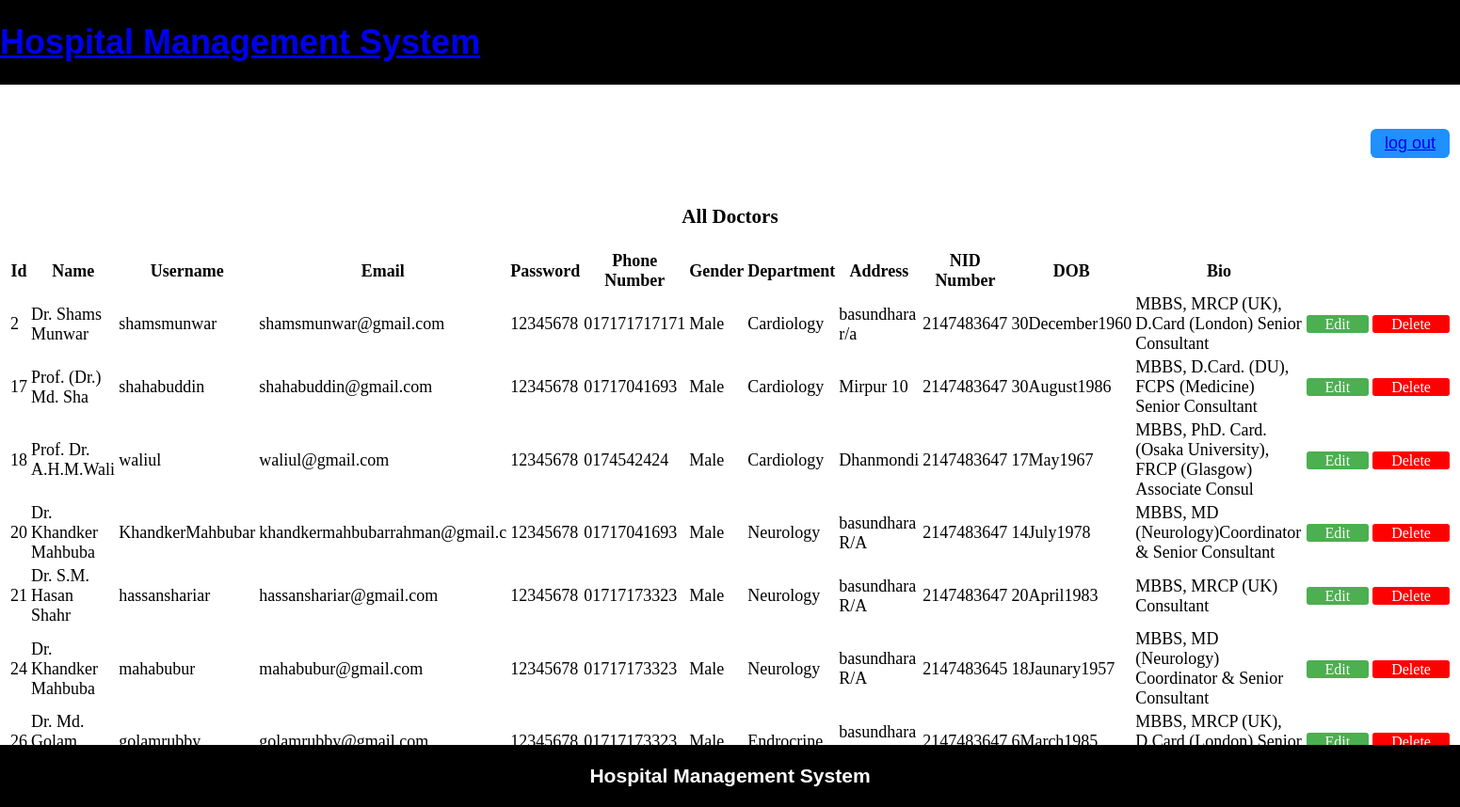
The app's page /project/allDoctors.php (signed in) with its own data.
### tables this page shows
CREATE TABLE `doctor` (
  `Id` int(11) NOT NULL,
  `Name` varchar(20) NOT NULL,
  `Username` varchar(20) NOT NULL,
  `Email` varchar(30) NOT NULL,
  `Password` varchar(20) NOT NULL,
  `Phone` varchar(15) NOT NULL,
  `Gender` varchar(10) NOT NULL,
  `Department` varchar(30) NOT NULL,
  `Address` varchar(50) NOT NULL,
  `NID` int(20) NOT NULL,
  `DOB` varchar(50) NOT NULL,
  `Bio` varchar(70) NOT NULL,
  `Feedback` varchar(50) DEFAULT NULL,
  `Request` varchar(70) DEFAULT NULL
);

### project/models/db_config.php (called while the page is built, shortened)
<?php
	$db_server="localhost";
	$db_uname="root";
	$db_pass="";
	$db_name="hms";
	function get($query)
	{
		global $db_server,$db_uname,$db_name,$db_pass;
		$conn=mysqli_connect($db_server,$db_uname,$db_pass,$db_name);
		$data=array();
		if($conn)
		{
			$result=mysqli_query($conn,$query);
			while ($row=mysqli_fetch_assoc($result)) {
				$data[]=$row;
			}
		}
		return $data;
	}
?>

### project/controllers/doctorController.php (called while the page is built, shortened)
<?php
	include 'models/db_config.php';
	function getDoctors()
	{
		$query="select * from doctor";
		$rs=get($query);
		return $rs;
	}
?>

### project/allDoctors.php (the view, shortened to what this page needs)
<?php
	require_once 'adminHeader.php';
	require_once 'controllers/doctorController.php';
	$doctors=getDoctors();
?>
<br><br>
<h3 align="center">All Doctors</h3>
<table align="center">
	<thead>
	<th>Id</th>
	<th>Name</th>
	<th>Username</th>
	<th>Email</th>
	<th>Password</th>
	<th>Phone Number</th>
	<th>Gender</th>
	<th>Department</th>
	<th>Address</th>
	<th>NID Number</th>
	<th>DOB</th>
	<th>Bio</th>
	</thead>
	<tbody>
		<?php
			foreach ($doctors as $s){
					echo "<tr>";
					echo "<td>".$s["Id"]."</td>";
					echo "<td>".$s["Name"]."</td>";
					echo "<td>".$s["Username"]."</td>";
					echo "<td>".$s["Email"]."</td>";
					echo "<td>".$s["Password"]."</td>";
					echo "<td>".$s["Phone"]."</td>";
					echo "<td>".$s["Gender"]."</td>";
					echo "<td>".$s["Department"]."</td>";
					echo "<td>".$s["Address"]."</td>";
					echo "<td>".$s["NID"]."</td>";
					echo "<td>".$s["DOB"]."</td>";
					echo "<td>".$s["Bio"]."</td>";
					echo '<td><a class="Button" href="editDoctor.php?id='.$s["Id"].'">Edit</a></td>';
					echo '<td><a class="Button Button1" href="deleteDoctor.php?id='.$s["Id"].'">Delete</a></td>';
					echo "</tr>";
				}
		?>
	</tbody>
</table>
<table align="center">
	<tr><td><a class="btn" href="adminDashboard.php"> Back</a></td></tr>
</table>
<?php require_once 'Footer.php';?>

### project/adminHeader.php (shortened to what this page needs)
<!DOCTYPE html>
<html>
<head>
	<link rel="stylesheet" href="styles/mystyles.css">
</head>
<body>
	<div class="Header">
		<a href="Homepage.php"><h1>Hospital Management System</h1></a>
	</div>
	<br><br><br><br><br><br>
<table align="right">
		<tr><td align="center">
			<button class="btn2" onclick="logOut()"><a href="logout.php" > log out </a> </button>
		</td></tr>
	</table>
	<br>

### project/footer.php
	<div class="footer">
	<h3>Hospital Management System</h3>
	</div>
</body>
</html>

### project/styles/mystyles.css (style rules this page uses)
.footer { position:fixed; left:0; bottom:0; width: 100%; background-color: black; color: white; text-align: center; font-family:Helvetica, sans-serif; }
.Header { position:fixed; left:0; width: 100%; top:0; background-color: black; color: white; text-align: left; font-family:Helvetica, sans-serif; }
.btn { background-color: DodgerBlue; border: none; color: white; padding: 3px 20px; font-size: 18px; cursor: pointer; text-decoration: none; border-radius: 3px; }
.btn2 { background-color: DodgerBlue; border: none; color: white; padding: 5px 15px; font-size:18px; border-radius: 6px; cursor: pointer; text-decoration: none; }
.Button { background-color: #4CAF50; border: none; color: white; padding: 1px 20px; font-size: 16px; cursor: pointer; text-decoration: none; border-radius: 3px; }
.Button1 { background-color: #FF0000; }

### project/adminHeader.php (style rules this page uses)
body { font-size: 18px; }

### records on screen
doctor: Id "2", Name "Dr. Shams Munwar", Username "shamsmunwar", Email "shamsmunwar@gmail.com", Password "12345678", Phone "017171717171", Gender "Male", Department "Cardiology", Address "basundhara r/a", NID "2147483647", DOB "30December1960", Bio "MBBS, MRCP (UK), D.Card (London) Senior Consultant"
doctor: Id "17", Name "Prof. (Dr.) Md. Sha", Username "shahabuddin", Email "shahabuddin@gmail.com", Password "12345678", Phone "01717041693", Gender "Male", Department "Cardiology", Address "Mirpur 10", NID "2147483647", DOB "30August1986", Bio "MBBS, D.Card. (DU), FCPS (Medicine) Senior Consultant"
doctor: Id "18", Name "Prof. Dr. A.H.M.Wali", Username "waliul", Email "waliul@gmail.com", Password "12345678", Phone "0174542424", Gender "Male", Department "Cardiology", Address "Dhanmondi", NID "2147483647", DOB "17May1967", Bio "MBBS, PhD. Card. (Osaka University), FRCP (Glasgow) Associate Consul"
doctor: Id "20", Name "Dr. Khandker Mahbuba", Username "KhandkerMahbubar", Email "khandkermahbubarrahman@gmail.c", Password "12345678", Phone "01717041693", Gender "Male", Department "Neurology", Address "basundhara R/A", NID "2147483647", DOB "14July1978", Bio "MBBS, MD (Neurology)Coordinator & Senior Consultant"
doctor: Id "21", Name "Dr. S.M. Hasan Shahr", Username "hassanshariar", Email "hassanshariar@gmail.com", Password "12345678", Phone "01717173323", Gender "Male", Department "Neurology", Address "basundhara R/A", NID "2147483647", DOB "20April1983", Bio "MBBS, MRCP (UK) Consultant"
doctor: Id "24", Name "Dr. Khandker Mahbuba", Username "mahabubur", Email "mahabubur@gmail.com", Password "12345678", Phone "01717173323", Gender "Male", Department "Neurology", Address "basundhara R/A", NID "2147483645", DOB "18Jaunary1957", Bio "MBBS, MD (Neurology) Coordinator & Senior Consultant"
doctor: Id "26", Name "Dr. Md. Golam…", Username "golamrubby", Email "golamrubby@gmail.com", Password "12345678", Phone "01717173323", Gender "Male", Department "Endrocrine", Address "basundhara…", NID "2147483647", DOB "6March1985", Bio "MBBS, MRCP (UK), D.Card (London) Senior…"
